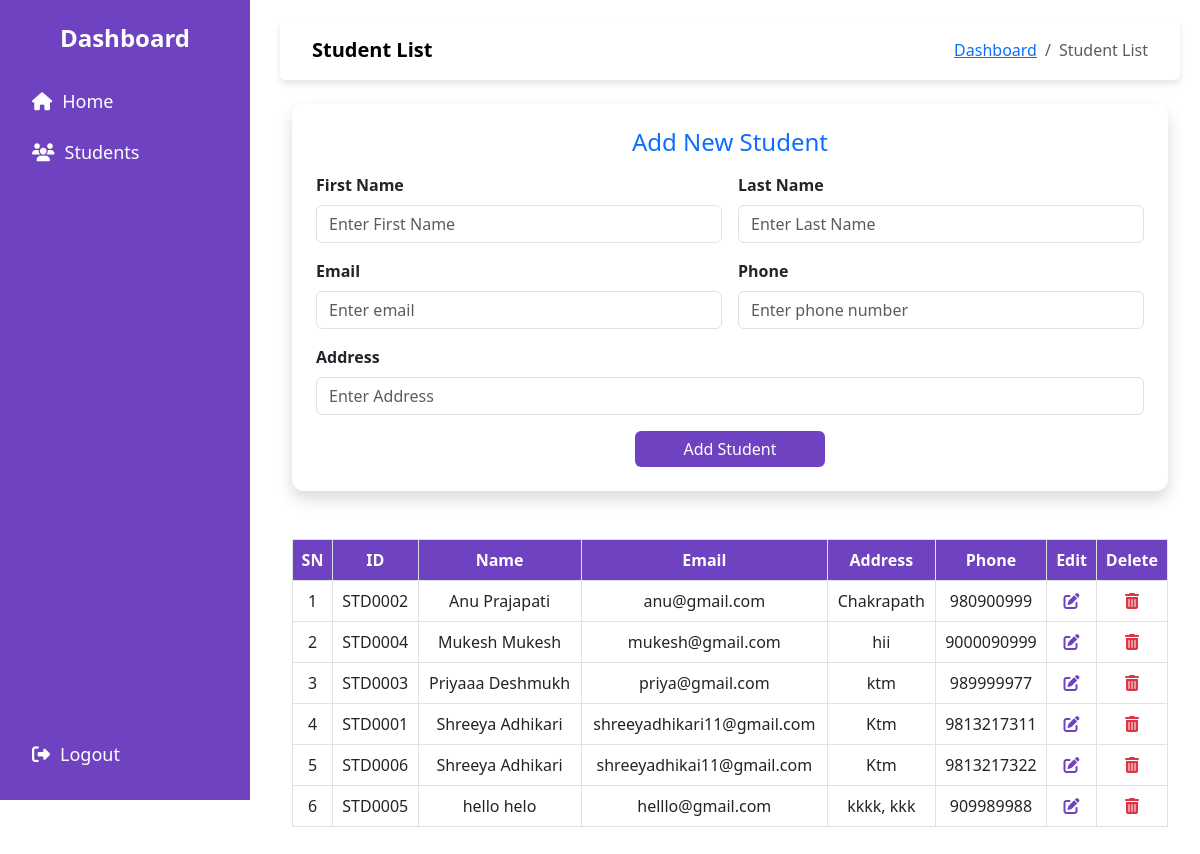
Page /view-student (signed in) on the committed database.
### models.py (models this page shows)
class Student(db.Model):
    id = db.Column(db.Integer, primary_key = True)
    student_id = db.Column(db.String(20), unique=True, nullable=False)  # Custom ID
    first_name = db.Column(db.String(150), nullable=False)
    last_name = db.Column(db.String(150), nullable=False)
    email = db.Column(db.String(100), unique=True, nullable=False)
    address = db.Column(db.Text, nullable=False)
    phone = db.Column(db.String(15), unique=True, nullable=False)

### app.py (the view, shortened to what this page needs)
@app.route('/view-student', methods=["GET", "POST"])
@login_required
def view_student():
    students = Student.query.order_by(Student.first_name.asc()).all()
    return render_template("student/view_student.html", students=students)

### app.py (called while the page is built)
@login_manager.user_loader
def load_admin(admin_id):
    return User.query.get(int(admin_id))

### templates/student/view_student.html (shortened to what this page needs)
{% extends "base.html" %}
{% block nav_title %}Student List{% endblock %}
{% block content %}
<div class="container mt-4">
    <div class="card p-4 bg-white shadow">
        <h4 class="text-center text-primary mb-3">Add New Student</h4>
        <form method="POST">
            <div class="row g-3">
                <div class="col-md-6">
                    <label class="form-label fw-semibold">First Name</label>
                    <input type="text" name="first_name" class="form-control capitalize-input" required placeholder="Enter first name" >
                </div>
                <div class="col-md-6">
                    <label class="form-label fw-semibold">Last Name</label>
                    <input type="text" name="last_name" class="form-control capitalize-input" required placeholder="Enter last name">
                </div>
                <div class="col-md-6">
                    <label class="form-label fw-semibold">Email</label>
                    <input type="email" name="email" class="form-control" required placeholder="Enter email">
                </div>
                <div class="col-md-6">
                    <label class="form-label fw-semibold">Phone</label>
                    <input type="text" name="phone" class="form-control" required placeholder="Enter phone number" >
                </div>
                <div class="col-md-12">
                    <label class="form-label fw-semibold">Address</label>
                    <input type="text" name="address" class="form-control capitalize-input" required placeholder="Enter address">
                </div>
                <div class="col-12 d-flex justify-content-center mt-3">
                    <button type="submit" class="btn btn-primary px-5">Add Student</button>
                </div>
            </div>
        </form>
    </div>
    <div class="mt-5">
        <table class="table table-bordered table-hover">
            <thead>
                <tr>
                    <th>SN</th>
                    <th>ID</th>
                    <th>Name</th>
                    <th>Email</th>
                    <th>Address</th>
                    <th>Phone</th>
                    <th>Edit</th>
                    <th>Delete</th>
                </tr>
            </thead>
            <tbody>
                {% for student in students %}
                <tr>
                    <td>{{ loop.index }}</td>
                    <td>{{ student.student_id }}</td>
                    <td>{{ student.first_name }} {{ student.last_name }}</td>
                    <td>{{ student.email }}</td>
                    <td>{{ student.address }}</td>
                    <td>{{ student.phone }}</td>
                    <td>
                        <a  href = "/update/{{student.id}}" class="icon-btn" >
                            <i class="fas fa-edit"></i>
                        </a>
                    </td>
                    <td>
                        <a href = "/delete/{{student.id}}" class="icon-btn text-danger" onclick = "return ConfirmDelete()">
                            <i class="fas fa-trash-alt"></i>
                        </a>
                    </td>
                </tr>
                {% endfor %}
            </tbody>
        </table>
    </div>
</div>
{% endblock %}

### templates/base.html (shortened to what this page needs)
<!DOCTYPE html>
<html lang="en">
<head>
    <link rel="stylesheet" href="https://cdn.jsdelivr.net/npm/bootstrap@5.3.0/dist/css/bootstrap.min.css">
    <link rel="stylesheet" href="https://cdnjs.cloudflare.com/ajax/libs/font-awesome/6.4.2/css/all.min.css">
</head>
<body>
    <div class="sidebar">
        <div class="brand">Dashboard</div>
        <a href="{{ url_for('dashboard') }}"><i class="fa fa-home"></i> Home</a>
        <a href="{{ url_for('view_student') }}"><i class="fa fa-users"></i> Students</a>
        <a href="{{ url_for('logout') }}" class="logout"><i class="fa fa-sign-out-alt"></i> Logout</a>
    </div>
    <div class="content">
        <nav class="navbar navbar-expand-lg navbar-light mb-2">
            <div class="container-fluid d-flex justify-content-between align-items-center">
                <a class="navbar-brand fw-semibold" href="#">{% block nav_title%} {% endblock%}</a>
                <nav aria-label="breadcrumb">
                    <ol class="breadcrumb">
                        <li class="breadcrumb-item"><a href="{{ url_for('dashboard') }}">Dashboard</a></li>
                        {% if request.endpoint == 'view_student' %}
                            <li class="breadcrumb-item active" aria-current="page">Student List</li>
                        {% elif request.endpoint == 'add_student' %}
                            <li class="breadcrumb-item active" aria-current="page">Add Student</li>
                        {% endif %}
                    </ol>
                </nav>
            </div>
        </nav>
        {% block content %}{% endblock %}
    </div>
</body>
</html>

### templates/base.html (style rules this page uses)
:root { --primary-color: #6f42c1; --primary-hover: #5a32a3; --sidebar-bg: #6f42c1; --sidebar-text: #ffffff; }
body { display: flex; }
.sidebar { width: 250px; height: 100vh; background-color: var(--sidebar-bg); color: var(--sidebar-text); position: fixed; top: 0; left: 0; padding: 20px; display: flex; flex-direction: column; }
.sidebar .brand { font-size: 24px; font-weight: bold; text-align: center; margin-bottom: 20px; }
.sidebar a { display: flex; align-items: center; color: var(--sidebar-text); text-decoration: none; font-size: 18px; padding: 12px; border-radius: 8px; transition: background 0.3s ease; }
.sidebar a i { margin-right: 10px; }
.sidebar .logout { margin-top: auto; }
.content { margin-left: 260px; padding: 20px; width: 100%; }
.navbar { background: white; box-shadow: 0px 4px 6px rgba(0, 0, 0, 0.1); padding: 10px 20px; border-radius: 5px; }
.breadcrumb { margin-bottom: 0; }

### templates/student/view_student.html (style rules this page uses)
:root { --primary-color: #6f42c1; --primary-hover: #5a32a3; }
.card { border: none; box-shadow: 0px 4px 10px rgba(0, 0, 0, 0.1); border-radius: 12px; background-color: #f8f9fa; }
.btn-primary { background-color: var(--primary-color); border: none; }
.table th { background-color: var(--primary-color); color: white; text-align: center; }
.table td { vertical-align: middle; text-align: center; }
.icon-btn { border: none; background: none; cursor: pointer; color: var(--primary-color); }
.capitalize-input { text-transform: capitalize; }

### rows in the picture
Student: student_id "STD0002", first_name "Anu", last_name "Prajapati", email "anu@gmail.com", address "Chakrapath", phone "980900999"
Student: student_id "STD0004", first_name "Mukesh", last_name "Mukesh", email "mukesh@gmail.com", address "hii", phone "9000090999"
Student: student_id "STD0003", first_name "Priyaaa", last_name "Deshmukh", email "priya@gmail.com", address "ktm", phone "989999977"
Student: student_id "STD0001", first_name "Shreeya", last_name "Adhikari", email "shreeyadhikari11@gmail.com", address "Ktm", phone "9813217311"
Student: student_id "STD0006", first_name "Shreeya", last_name "Adhikari", email "shreeyadhikai11@gmail.com", address "Ktm", phone "9813217322"
Student: student_id "STD0005", first_name "hello", last_name "helo", email "helllo@gmail.com", address "kkkk, kkk", phone "909989988"
